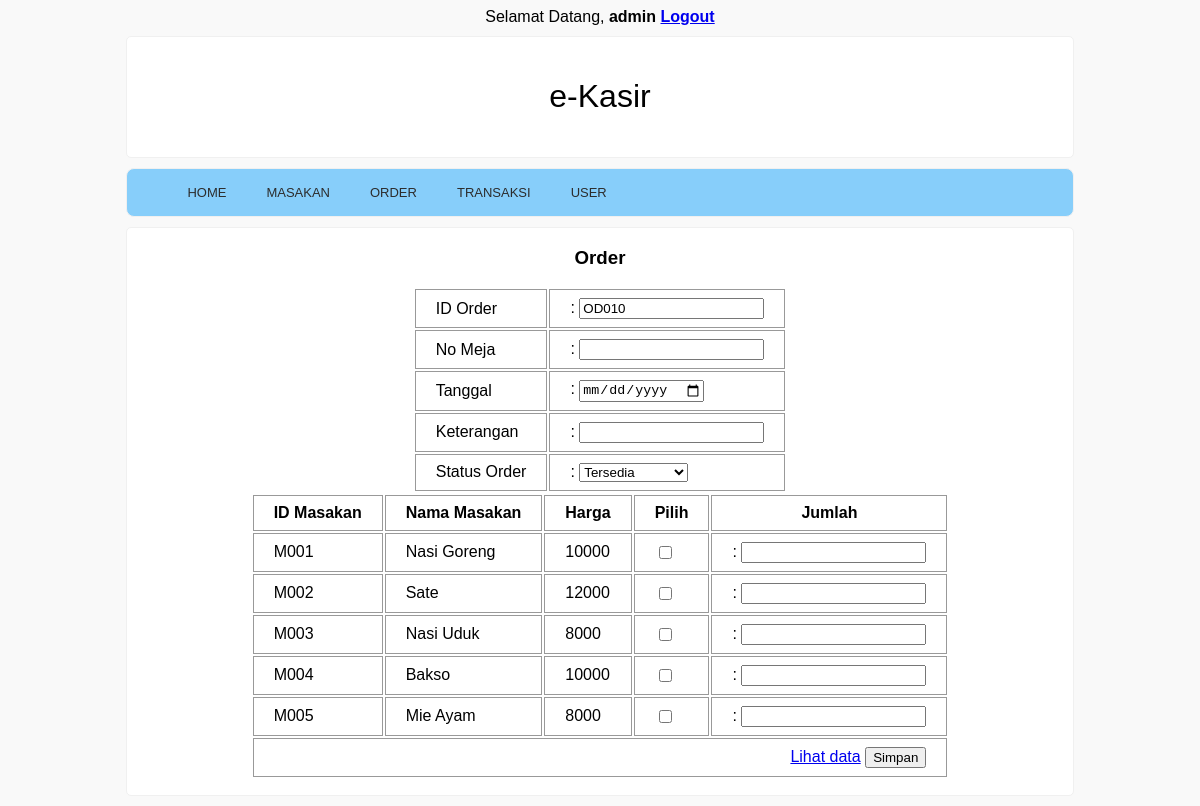
Page /form_order.php (signed in) on the committed database.
### tables this page shows
CREATE TABLE `masakan` (
  `id_masakan` varchar(5) NOT NULL,
  `nama_masakan` varchar(50) NOT NULL,
  `harga` int(100) NOT NULL,
  `status_masakan` varchar(20) NOT NULL
);

### form_order.php (the view, shortened to what this page needs)
<?php
if(!isset($_SESSION['username'])) {
   header('location:login.php');
} else {
   $username = $_SESSION['username'];
}
?>
<html>
<head>
	<link rel="stylesheet" type="text/css" href="style.css">
</head>
<div align='center'>
   Selamat Datang, <b><?php echo $username;?></b> <a href="logout.php"><b>Logout</b></a>
</div>
<body>
<div class="content">
	<header>
		<h1 class="judul">e-Kasir</h1>
	</header>
	<div class="menu">
		<ul>
			<li><a href="index.php">HOME</a></li>
			<li><a href="form_masakan.php">Masakan</a></li>
			<li><a href="form_order.php">Order</a></li>
			<li><a href="view_transaksi.php">Transaksi</a></li>
			<li><a href="form_user.php">User</a></li>
		</ul>
	</div>
	<div class="badan">
	<div align='center'>
		  <form action="simpan_order.php" method="post">
<?php
include "koneksi.php";
$query = mysqli_query($connection,"SELECT max(id_order) as terakhir from orderan");
$data = mysqli_fetch_array($query);
$lastID = $data['terakhir'];
$lastNoUrut = substr($lastID, 3);
$nextNoUrut = $lastNoUrut + 1;
$nextID = "OD".sprintf("%03s",$nextNoUrut);
?>
		  <h3>Order</h3>
		  <table>
			  <tbody>
			  <tr>
				  <td>ID Order</td>
				  <td> : <input name="id_order" required="required" value="<?php echo $nextID; ?>" readonly>
				  </td>
			  </tr>
			  <tr>
				  <td>No Meja</td>
				  <td> : <input name="no_meja" type="text">
				  </td>
			  </tr>
			  <tr>
				  <td>Tanggal</td>
				  <td> : <input name="tanggal" type="date">
				  </td>
			  </tr>
			  <tr>
				  <td>Keterangan</td>
				  <td> : <input name="keterangan" type="text">
				  </td>
			  </tr>
			  <tr>
				  <td>Status Order</td>
				  <td> :	<select name = "status_order">
								<option value="Tersedia" = >Tersedia</option>
							</select>
				  </td>
			  </tr>
			</table>
			<table>
					<tr>
						<th>ID Masakan </th>
						<th>Nama Masakan</th>
						<th>Harga</th>
						<th>Pilih</th>
						<th>Jumlah</th>
					</tr>
					<?php
						include "koneksi.php";
						$query = mysqli_query($connection,"SELECT * from masakan");
					?>
					<?php if(mysqli_num_rows($query)>0){ ?>
						<?php
							while($data = mysqli_fetch_array($query)){
						?>
					<tr>
						<td><?php echo $data['id_masakan']; ?></td>
						<td><?php echo $data['nama_masakan']; ?></td>
						<td><?php echo $data['harga']; ?></td>
						<td>
							<label>
								<input name ="masakan[<?php echo $data['id_masakan']?>]" type="checkbox" value= "<?php echo $data['id_masakan']; ?>" >
							</label>
						</td>
						<td> : <input name ="jumlah[<?php echo $data['id_masakan']?>]" type="number" >
					</tr>
						<?php } ?>
						<?php } ?>
					<tr>
					  <td colspan="5" align="right">
						<a href="view_order.php">Lihat data</a>
						<input value="Simpan" type="submit">
					  </td>
					</tr>
				</table>
		  </form>
	</div>
	</div>
</div>
</body>
</html>

### style.css (style rules this page uses)
body { background-color:#f9f9f9; font-size:16px color:#444; font-family: sans-serif; }
.content { width: 80%; margin: 10px auto; }
header { background-color: white; padding: 20px 10px; border-radius: 5px; border: 1px solid #f0f0f0; margin-bottom: 10px; }
header h1.judul, header h3.deskripsi { text-align: center; }
.menu { background-color: #87CEFA; border: 1px solid #f0f0f0; border-radius: 8px; margin-bottom: 10px; }
div.menu ul { list-style:none; overflow: hidden; }
div.menu ul li { float:left; text-transform:uppercase; }
div.menu ul li a { display:block; padding:0 20px; text-decoration:none; color:#2c2c2c; font-family: sans-serif; font-size:13px; font-weight:400; transition:all 0.3s ease-in-out; }
div.badan { background-color: white; border-radius: 5px; border: 1px solid #f0f0f0; margin-bottom: 10px; }
h1 { text-align: center; font-weight: 300; }
label { font-size: 11pt; }
.table1, th, td { border: 1px solid #999; padding: 8px 20px; }

### rows in the picture
masakan: id_masakan "M001", nama_masakan "Nasi Goreng", harga "10000"
masakan: id_masakan "M002", nama_masakan "Sate", harga "12000"
masakan: id_masakan "M003", nama_masakan "Nasi Uduk", harga "8000"
masakan: id_masakan "M004", nama_masakan "Bakso", harga "10000"
masakan: id_masakan "M005", nama_masakan "Mie Ayam", harga "8000"

### other values in the picture
$username "admin"
